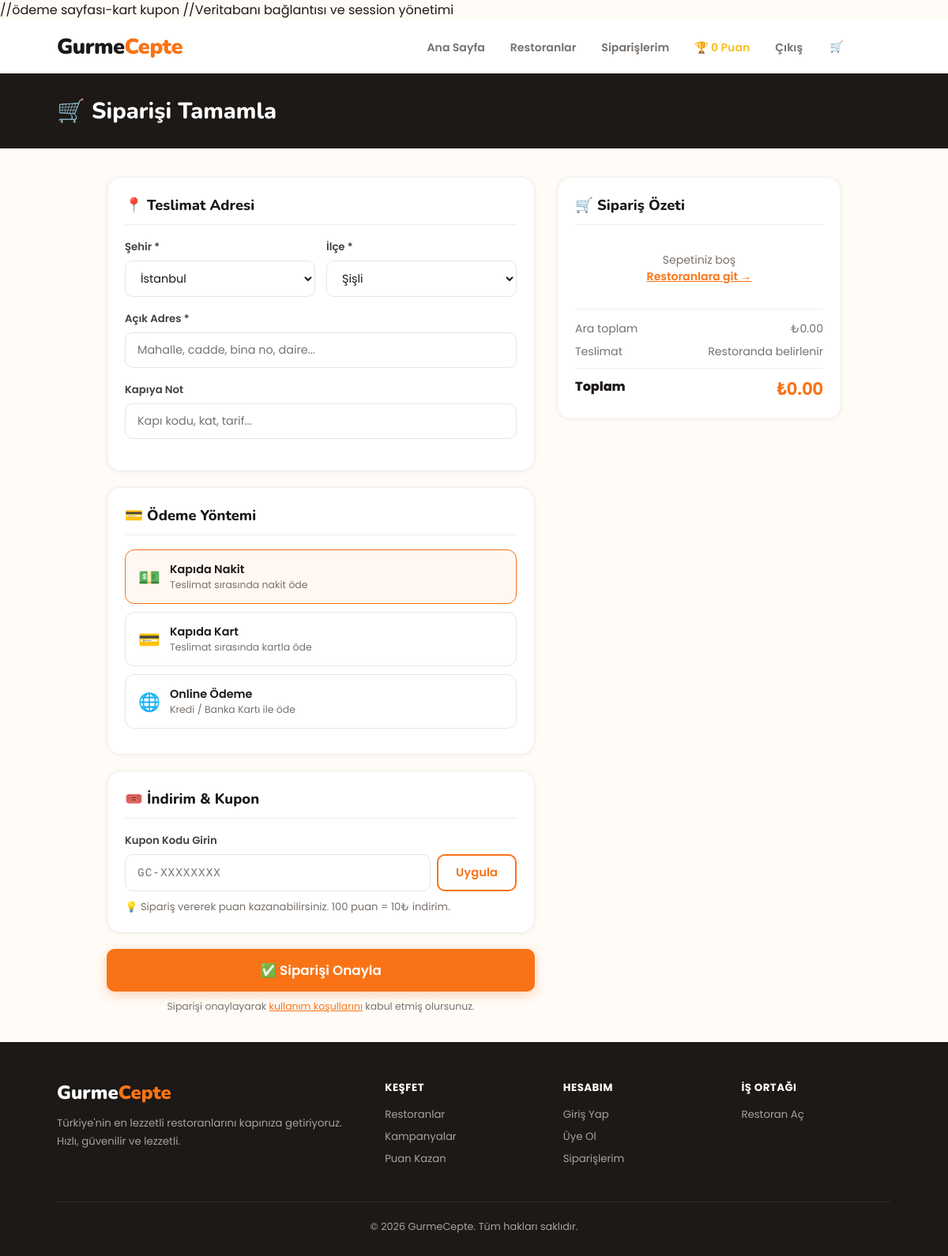
The app's page /modules/odeme.php (signed in) with its own data.
### tables this page shows
CREATE TABLE kullanicilar (
    id INT AUTO_INCREMENT PRIMARY KEY,
    ad VARCHAR(100) NOT NULL,
    soyad VARCHAR(100) NOT NULL,
    email VARCHAR(150) UNIQUE NOT NULL,
    sifre VARCHAR(255) NOT NULL,
    telefon VARCHAR(20),
    sehir VARCHAR(100),
    ilce VARCHAR(100),
    adres_detay TEXT,
    kupon_puani INT DEFAULT 0,
    rol ENUM('kullanici','restoran','admin') DEFAULT 'kullanici',
    olusturma_tarihi TIMESTAMP DEFAULT CURRENT_TIMESTAMP
);

### src/data/sehirler.php (called while the page is built)
<?php
function getSehirler() {
    return [
        'İstanbul' => ['Adalar','Arnavutköy','Ataşehir','Avcılar','Bağcılar','Bahçelievler','Bakırköy','Başakşehir','Bayrampaşa','Beşiktaş','Beykoz','Beylikdüzü','Beyoğlu','Büyükçekmece','Çatalca','Çekmeköy','Esenler','Esenyurt','Eyüpsultan','Fatih','Gaziosmanpaşa','Güngören','Kadıköy','Kağıthane','Kartal','Küçükçekmece','Maltepe','Pendik','Sancaktepe','Sarıyer','Şile','Silivri','Şişli','Sultanbeyli','Sultangazi','Tuzla','Ümraniye','Üsküdar','Zeytinburnu'],
        'Ankara' => ['Akyurt','Altındağ','Ayaş','Bala','Beypazarı','Çamlıdere','Çankaya','Çubuk','Elmadağ','Etimesgut','Evren','Gölbaşı','Güdül','Haymana','Kahramankazan','Kalecik','Keçiören','Kızılcahamam','Mamak','Nallıhan','Polatlı','Pursaklar','Sincan','Şereflikoçhisar','Yenimahalle'],
        'İzmir' => ['Aliağa','Balçova','Bayındır','Bayraklı','Bergama','Beydağ','Bornova','Buca','Çeşme','Çiğli','Dikili','Foça','Gaziemir','Güzelbahçe','Karabağlar','Karaburun','Karşıyaka','Kemalpaşa','Kınık','Kiraz','Konak','Menderes','Menemen','Narlıdere','Ödemiş','Seferihisar','Selçuk','Tire','Torbalı','Urla'],
        'Bursa' => ['Büyükorhan','Gemlik','Gürsu','Harmancık','İnegöl','İznik','Karacabey','Keles','Kestel','Mudanya','Mustafakemalpaşa','Nilüfer','Orhaneli','Orhangazi','Osmangazi','Yıldırım','Yenişehir'],
        'Antalya' => ['Akseki','Aksu','Alanya','Demre','Döşemealtı','Elmalı','Finike','Gazipaşa','Gündoğmuş','İbradı','Kale','Kaş','Kemer','Kepez','Konyaaltı','Korkuteli','Kumluca','Manavgat','Muratpaşa','Serik'],
        'Adana' => ['Aladağ','Ceyhan','Çukurova','Feke','İmamoğlu','Karaisalı','Karataş','Kozan','Pozantı','Saimbeyli','Sarıçam','Seyhan','Tufanbeyli','Yumurtalık','Yüreğir'],
        'Konya' => ['Ahırlı','Akören','Akşehir','Altınekin','Beyşehir','Bozkır','Cihanbeyli','Çeltik','Çumra','Derbent','Derebucak','Doğanhisar','Emirgazi','Ereğli','Güneysınır','Hadim','Halkapınar','Hüyük','Ilgın','Kadınhanı','Karapınar','Karatay','Kulu','Meram','Sarayönü','Selçuklu','Seydişehir','Taşkent','Tuzlukçu','Yalıhüyük','Yunak'],
        'Gaziantep' => ['Araban','İslahiye','Karkamış','Nizip','Nurdağı','Oğuzeli','Şahinbey','Şehitkamil','Yavuzeli'],
        'Mersin' => ['Akdeniz','Anamur','Aydıncık','Bozyazı','Çamlıyayla','Erdemli','Gülnar','Mezitli','Mut','Silifke','Tarsus','Toroslar','Yenişehir'],
        'Kayseri' => ['Akkışla','Bünyan','Develi','Felahiye','Hacılar','İncesu','Kocasinan','Melikgazi','Özvatan','Pınarbaşı','Sarıoğlan','Sarız','Talas','Tomarza','Yahyalı','Yeşilhisar'],
    ];
}

### modules/odeme.php (the view, shortened to what this page needs)
<?php
require_once __DIR__ . '/../src/core/db.php';
require_once __DIR__ . '/../src/data/sehirler.php';
$db = getDB();
$hata = ''; $basari = ''; $siparis_id = null;
$stmt = $db->prepare("SELECT * FROM kullanicilar WHERE id=?");
$stmt->execute([$_SESSION['kullanici_id']]);
$kullanici = $stmt->fetch();
$stmt2 = $db->prepare("SELECT * FROM kuponlar WHERE kullanici_id=? AND kullanildi=0 AND (son_kullanim IS NULL OR son_kullanim > NOW()) ORDER BY id DESC");
$stmt2->execute([$_SESSION['kullanici_id']]);
$aktifKuponlar = $stmt2->fetchAll();
$kullanici_puani = (int)($kullanici['kupon_puani'] ?? 0);
$sehirler = getSehirler();
?>
<!DOCTYPE html>
<html lang="tr">
<head>
    <link rel="stylesheet" href="<?= SITE_URL ?>/src/ui/style.css">
</head>
<body>
<?php include __DIR__ . '/../src/ui/navbar.php'; ?>
<div style="background:var(--koyu);padding:28px 6%;color:white">
    <h1 style="font-family:'Nunito',sans-serif;font-size:1.8rem;font-weight:800">🛒 Siparişi Tamamla</h1>
</div>
<?php if ($basari && $siparis_id): ?>
<div style="max-width:560px;margin:60px auto;text-align:center;padding:0 20px">
    <div style="background:white;border-radius:20px;padding:48px;box-shadow:var(--golge-buyuk);border:1px solid #F0EDE9">
        <div style="font-size:5rem;margin-bottom:16px">🎉</div>
        <h2 style="font-family:'Nunito',sans-serif;font-size:2rem;font-weight:900;margin-bottom:10px;color:var(--yesil)">Sipariş Alındı!</h2>
        <div style="background:var(--acik-gri);border-radius:12px;padding:16px;margin-bottom:20px">
            <div style="font-size:0.82rem;color:var(--gri);margin-bottom:4px">Sipariş Numaranız</div>
            <div style="font-family:'Nunito',sans-serif;font-size:2rem;font-weight:900;color:var(--turuncu)">#<?= str_pad($siparis_id,6,'0',STR_PAD_LEFT) ?></div>
        </div>
        <p style="color:var(--gri);font-size:0.88rem;margin-bottom:24px">
            🏆 Bu siparişten <strong>puan kazandınız!</strong><br>
            Restoranınız siparişinizi aldı ve hazırlamaya başladı.
        </p>
        <div style="display:flex;gap:12px;justify-content:center">
            <a href="<?= SITE_URL ?>/modules/siparislerim.php" class="btn btn-primary">Siparişimi Takip Et</a>
            <a href="<?= SITE_URL ?>/index.php" class="btn btn-secondary">Ana Sayfa</a>
        </div>
    </div>
</div>
<?php else: ?>
<div class="odeme-grid">
    <div>
        <form method="POST" id="odeme-form" onsubmit="return formGonder(event)">
            <div class="panel-kart">
                <h3>📍 Teslimat Adresi</h3>
                <div class="form-grid">
                    <div class="form-grup">
                        <label>Şehir *</label>
                        <select name="sehir" id="sehir-select" onchange="ilceleriYukle(this.value)" required>
                            <?php foreach (array_keys($sehirler) as $s): ?>
                                <option value="<?= $s ?>" <?= ($kullanici['sehir']===$s)?'selected':'' ?>><?= $s ?></option>
                            <?php endforeach; ?>
                        </select>
                    </div>
                    <div class="form-grup">
                        <label>İlçe *</label>
                        <select name="ilce" id="ilce-select" required>
                            <?php if ($kullanici['sehir'] && isset($sehirler[$kullanici['sehir']])): ?>
                                <?php foreach ($sehirler[$kullanici['sehir']] as $i): ?>
                                    <option value="<?= $i ?>" <?= ($kullanici['ilce']===$i)?'selected':'' ?>><?= $i ?></option>
                                <?php endforeach; ?>
                            <?php else: ?>
                                <option value="">Önce şehir seçin</option>
                            <?php endif; ?>
                        </select>
                    </div>
                </div>
                <div class="form-grup">
                    <label>Açık Adres *</label>
                    <input type="text" name="adres_detay" placeholder="Mahalle, cadde, bina no, daire..." required
                           value="<?= htmlspecialchars($kullanici['adres_detay'] ?? '') ?>">
                </div>
                <div class="form-grup">
                    <label>Kapıya Not</label>
                    <input type="text" name="notlar" placeholder="Kapı kodu, kat, tarif...">
                </div>
            </div>
            <div class="panel-kart">
                <h3>💳 Ödeme Yöntemi</h3>
                <div class="odeme-yontem-kart secili" onclick="secOdeme(this,'nakit')">
                    <span class="odeme-yontem-icon">💵</span>
                    <div><div class="odeme-yontem-isim">Kapıda Nakit</div><div style="font-size:0.78rem;color:var(--gri)">Teslimat sırasında nakit öde</div></div>
                </div>
                <div class="odeme-yontem-kart" onclick="secOdeme(this,'kart_kapi')">
                    <span class="odeme-yontem-icon">💳</span>
                    <div><div class="odeme-yontem-isim">Kapıda Kart</div><div style="font-size:0.78rem;color:var(--gri)">Teslimat sırasında kartla öde</div></div>
                </div>
                <div class="odeme-yontem-kart" onclick="secOdeme(this,'online')">
                    <span class="odeme-yontem-icon">🌐</span>
                    <div><div class="odeme-yontem-isim">Online Ödeme</div><div style="font-size:0.78rem;color:var(--gri)">Kredi / Banka Kartı ile öde</div></div>
                </div>
            </div>
            <div class="panel-kart">
                <h3>🎟️ İndirim & Kupon</h3>
                <div style="margin-top:<?= !empty($aktifKuponlar)?'16px':'0' ?>">
                    <div class="form-grup" style="margin-bottom:8px">
                        <label>Kupon Kodu Girin</label>
                        <div style="display:flex;gap:8px">
                            <input type="text" id="kupon-kod-input" placeholder="GC-XXXXXXXX" style="flex:1;text-transform:uppercase;letter-spacing:1px;font-family:monospace">
                            <button type="button" onclick="kuponUygula()" class="btn btn-secondary" style="white-space:nowrap">Uygula</button>
                        </div>
                    </div>
                </div>
                <?php if ($kullanici_puani >= 100): ?>
                    <div style="margin-top:16px;padding-top:16px;border-top:1px solid #F0EDE9">
                        <div style="font-size:0.83rem;font-weight:600;color:var(--gri);margin-bottom:10px">
                            🏆 Puan Kullan — Bakiye: <strong style="color:var(--turuncu)"><?= $kullanici_puani ?> puan</strong>
                        </div>
                        <select name="kupon_puan" onchange="puanHesapla(this.value)"
                                style="width:100%;padding:10px 14px;border:1.5px solid #E7E5E4;border-radius:10px;font-family:'Poppins',sans-serif;font-size:0.88rem;outline:none">
                            <option value="0">Puan kullanma</option>
                            <?php for($i=100;$i<=$kullanici_puani;$i+=100): ?>
                                <option value="<?= $i ?>"><?= $i ?> puan = ₺<?= $i/10 ?> indirim</option>
                            <?php endfor; ?>
                        </select>
                    </div>
                <?php else: ?>
                    <?php if (!empty($aktifKuponlar)):  ?>
                    <?php else: ?>
                    <div style="font-size:0.82rem;color:var(--gri);margin-top:10px">
                        💡 Sipariş vererek puan kazanabilirsiniz. 100 puan = 10₺ indirim.
                    </div>
                    <?php endif; ?>
                <?php endif; ?>
            </div>
            <button type="submit" class="btn btn-primary btn-full btn-lg" style="font-size:1.05rem">
                ✅ Siparişi Onayla
            </button>
            <p style="text-align:center;font-size:0.78rem;color:var(--gri);margin-top:10px">
                Siparişi onaylayarak <a href="#" style="color:var(--turuncu)">kullanım koşullarını</a> kabul etmiş olursunuz.
            </p>
        </form>
    </div>
    <div>
        <div class="panel-kart" style="position:sticky;top:80px">
            <h3>🛒 Sipariş Özeti</h3>
            <div id="odeme-sepet-ozet">
            </div>
            <hr style="margin:14px 0;border:none;border-top:1.5px solid #F0EDE9">
            <div class="toplam-satir"><span>Ara toplam</span><span id="ozet-ara">₺0.00</span></div>
            <div class="toplam-satir"><span>Teslimat</span><span>Restoranda belirlenir</span></div>
            <hr style="margin:10px 0;border:none;border-top:1.5px solid #F0EDE9">
            <div style="display:flex;justify-content:space-between;font-weight:800">
                <span style="font-size:1rem">Toplam</span>
                <span class="toplam-buyuk" id="odeme-toplam">₺0.00</span>
            </div>
        </div>
    </div>
</div>
<?php endif; ?>
<?php include __DIR__ . '/../src/ui/footer.php'; ?>
</body>
</html>

### src/ui/navbar.php (shortened to what this page needs)
<?php
$oturum = oturumKullanici();
?>
<nav class="navbar">
    <a href="<?= SITE_URL ?>/index.php" class="logo">Gurme<span>Cepte</span></a>
    <ul class="nav-links">
        <li><a href="<?= SITE_URL ?>/index.php">Ana Sayfa</a></li>
        <li><a href="<?= SITE_URL ?>/modules/restoranlar.php">Restoranlar</a></li>
        <?php if (girisYapildi()): ?>
            <li><a href="<?= SITE_URL ?>/modules/siparislerim.php">Siparişlerim</a></li>
            <li>
                <a href="<?= SITE_URL ?>/modules/profilim.php" style="color:var(--altin)">
                    🏆 <?= htmlspecialchars($oturum['kupon_puani'] ?? 0) ?> Puan
                </a>
            </li>
            <li><a href="<?= SITE_URL ?>/modules/cikis.php">Çıkış</a></li>
        <?php else: ?>
            <li><a href="<?= SITE_URL ?>/modules/giris.php">Giriş Yap</a></li>
            <li><a href="<?= SITE_URL ?>/modules/kayit.php" class="btn-nav">Üye Ol</a></li>
        <?php endif; ?>
        <li>
            <a href="#" class="sepet-ac-btn" style="color:white;background:rgba(255,255,255,0.1);padding:8px 16px;border-radius:10px;display:flex;align-items:center;gap:8px;text-decoration:none">
                🛒 Sepet
            </a>
        </li>
    </ul>
</nav>

### src/ui/style.css (style rules this page uses)
:root { --turuncu: #F97316; --koyu-turuncu: #EA580C; --altin: #FBBF24; --krem: #FFFBF7; --koyu: #1C1917; --gri: #78716C; --acik-gri: #F5F5F4; --beyaz: #FFFFFF; --yesil: #22C55E; --kirmizi: #EF4444; --golge: 0 4px 24px rgba(249,115,22,0.18); --golge-buyuk: 0 8px 32px rgba(0,0,0,0.10); --radius: 18px; --radius-kucuk: 10px; }
* { margin: 0; padding: 0; box-sizing: border-box; }
body { font-family: 'Poppins', sans-serif; background: var(--krem); color: var(--koyu); min-height: 100vh; }
.navbar { background: rgba(255,255,255,0.95); backdrop-filter: blur(12px); padding: 0 6%; display: flex; align-items: center; justify-content: space-between; height: 68px; position: sticky; top: 0; z-index: 1000; box-shadow: 0 1px 0 rgba(0,0,0,0.08); }
.logo { font-family: 'Nunito', sans-serif; font-size: 1.7rem; font-weight: 900; color: var(--koyu); text-decoration: none; letter-spacing: -0.5px; }
.logo span { color: var(--turuncu); }
.nav-links { display: flex; align-items: center; gap: 4px; list-style: none; }
.nav-links a { color: var(--gri); text-decoration: none; padding: 8px 14px; border-radius: 8px; font-size: 0.88rem; font-weight: 600; transition: all 0.2s; }
.btn { display: inline-flex; align-items: center; gap: 8px; padding: 11px 22px; border-radius: var(--radius-kucuk); font-family: 'Poppins', sans-serif; font-size: 0.92rem; font-weight: 600; cursor: pointer; border: none; transition: all 0.22s ease; text-decoration: none; }
.btn-primary { background: var(--turuncu); color: white; box-shadow: 0 4px 14px rgba(249,115,22,0.3); }
.btn-secondary { background: transparent; color: var(--turuncu); border: 2px solid var(--turuncu); }
.btn-lg { padding: 14px 28px; font-size: 1rem; }
.btn-full { width: 100%; justify-content: center; }
.toplam-satir { display: flex; justify-content: space-between; margin-bottom: 8px; font-size: 0.88rem; color: var(--gri); }
.toplam-buyuk { font-family: 'Nunito', sans-serif; font-size: 1.4rem; font-weight: 800; color: var(--turuncu); }
.form-grup { margin-bottom: 18px; }
.form-grup label { display: block; font-size: 0.83rem; font-weight: 600; margin-bottom: 7px; color: #44403C; }
.form-grup input, .form-grup select, .form-grup textarea { width: 100%; padding: 11px 15px; border: 1.5px solid #E7E5E4; border-radius: 10px; font-family: 'Poppins', sans-serif; font-size: 0.9rem; outline: none; transition: border-color 0.18s, box-shadow 0.18s; background: white; color: var(--koyu); }
.form-grid { display: grid; grid-template-columns: 1fr 1fr; gap: 14px; }
.odeme-grid { display: grid; grid-template-columns: 1fr 360px; gap: 28px; max-width: 1050px; margin: 36px auto; padding: 0 5%; }
.odeme-yontem-kart { border: 1.5px solid #E7E5E4; border-radius: 12px; padding: 14px 16px; cursor: pointer; transition: all 0.2s; display: flex; align-items: center; gap: 12px; margin-bottom: 10px; }
.odeme-yontem-kart.secili { border-color: var(--turuncu); background: #FFF7F2; }
.odeme-yontem-icon { font-size: 1.4rem; }
.odeme-yontem-isim { font-weight: 600; font-size: 0.9rem; }
.panel-kart { background: white; border-radius: var(--radius); padding: 22px; margin-bottom: 20px; box-shadow: 0 1px 6px rgba(0,0,0,0.05); border: 1px solid #F0EDE9; }
.panel-kart h3 { font-family: 'Nunito', sans-serif; font-size: 1.15rem; font-weight: 800; margin-bottom: 18px; padding-bottom: 12px; border-bottom: 1.5px solid #F0EDE9; }

### records on screen
kullanicilar: kupon_puani "0", sehir "İstanbul", ilce "Şişli"
